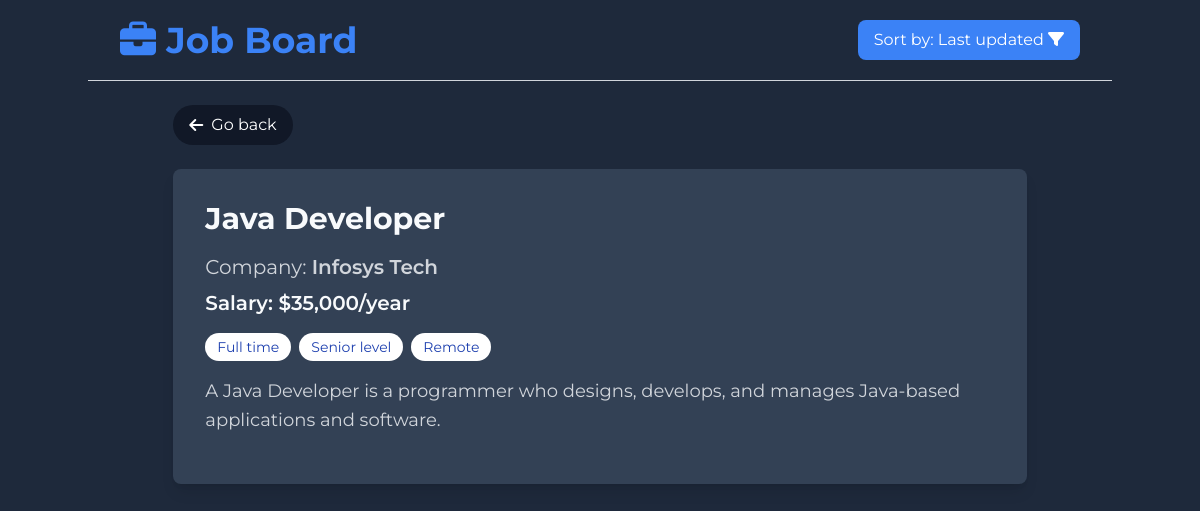
The page /job/5/ on the database its author committed.
### job_board/models.py (models this page shows, shortened)
class JobPosting(models.Model):
    title = models.CharField(max_length=100)
    description = models.TextField()
    company = models.CharField(max_length=100)
    salary = models.IntegerField()
    is_active = models.BooleanField(default=False)

### job_board/views.py (the view)
# urls.py: path('job/<int:pk>/', views.job_detail, name="job_detail"),
def job_detail(request, pk):
    job_posting = get_object_or_404(JobPosting, pk=pk, is_active=True)
    context = {
        'posting': job_posting
    }
    return render(request, 'job_board/details.html', context)

### job_board/templates/job_board/details.html
{% extends "job_board/base.html" %}
{% load humanize %}
{% block content %}
<div class="w-10/12 mx-auto">
    <p class="pb-6">
        <a href="{% url 'home' %}" class="inline-flex items-center gap-2 bg-gray-900 text-white py-2 px-4 rounded-full hover:bg-gray-700 transition-colors">
            <i class="fas fa-arrow-left"></i>
            <span>Go back</span>
        </a>
    </p>
    <div class="rounded-lg shadow-lg p-8" style="background-color: #334155;">
        <h1 class="text-3xl font-bold text-[#F8FAFC] pb-4">{{ posting.title }}</h1>
        <p class="text-xl text-[#D1D5DB] pb-2">Company: <span class="font-semibold">{{ posting.company }}</span></p>
        <p class="text-xl font-semibold text-[#F8FAFC] pb-4">Salary: ${{ posting.salary|intcomma }}/year</p>
        <div class="flex gap-2 flex-wrap pb-4">
            <span class="bg-white text-[#1E40AF] text-sm px-3 py-1 rounded-full">Full time</span>
            <span class="bg-white text-[#1E40AF] text-sm px-3 py-1 rounded-full">Senior level</span>
            <span class="bg-white text-[#1E40AF] text-sm px-3 py-1 rounded-full">Remote</span>
        </div>
        <p class="text-lg text-[#D1D5DB] leading-relaxed pb-4">{{ posting.description }}</p>
    </div>
</div>
{% endblock content %}

### job_board/templates/job_board/base.html (style rules this page uses)
body { font-family: 'Montserrat', sans-serif; background-color: #1e293b; }
a { text-decoration: none; }

### rows shown on the page
JobPosting: title "Java Developer", company "Infosys Tech", salary "35,000", description "A Java Developer is a programmer who designs, develops, and manages Java-based applications and software."
